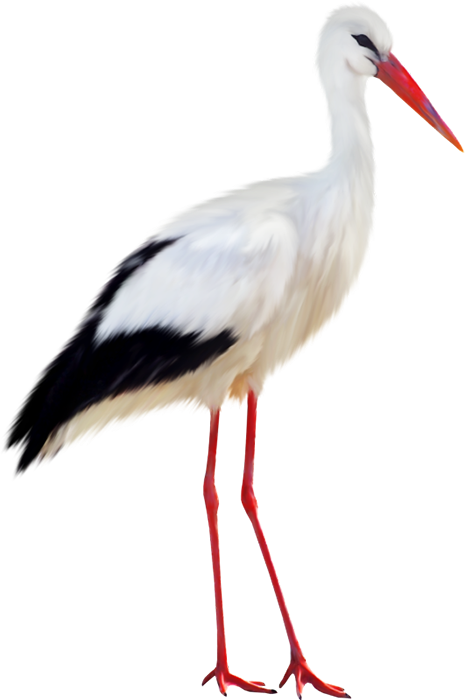
#> input picture images/input/stork.png, 465 x 700 px
$ python ex1.py
#> lines starting #> are read from the running program, lines starting #| are printed output that depends on the picture
from abc import ABC, abstractmethod

from PIL import Image as PILImage


class Dog:
    def __init__(self, name, age):
        self.name = name
        self.__age = age

    def bark(self):
        return f"{self.name} says Woof!"


my_dog = Dog("Buddy", 3)


class Circle:
    pi = 3.14159

    def __init__(self, radius):
        self._radius = radius

    def area(self):
        return Circle.pi * self._radius**2


circle = Circle(5)
print(circle.area())


class Image(ABC):
    def __init__(self, data):
        self._data = data

    @property
    @abstractmethod
    def width(self):
        pass

    @property
    @abstractmethod
    def height(self):
        pass

    @abstractmethod
    def get_pixel(self, x, y):
        pass

    @abstractmethod
    def set_pixel(self, x, y, colour):
        pass


class GreyScaleImage(Image):

    def __init__(self, data):
        super().__init__(data)

    def get_pixel(self, x, y):
        return self._data[y][x]

    def set_pixel(self, x, y, colour):
        self._data[y][x] = colour

    @property
    def width(self):
        return len(self._data)

    @property
    def height(self):
        return len(self._data)


grayscale = GreyScaleImage([])
print(grayscale.width)

image = PILImage.open("../../images/input/stork.png")
#> image is the input picture: PIL image 465x700 RGBA; mean R, G, B, A 154.5, 127.8, 126.9, 55.8

resized_image = image.resize((100, 100))
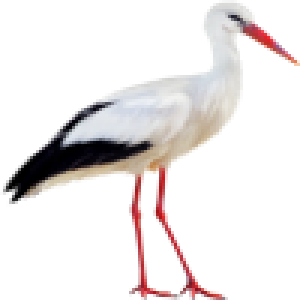
#> resized_image: PIL image 100x100 RGBA (shown 3 times larger); mean R, G, B, A 44, 37.9, 37.4, 56; transparent parts drawn white

rotated_image = image.rotate(45)
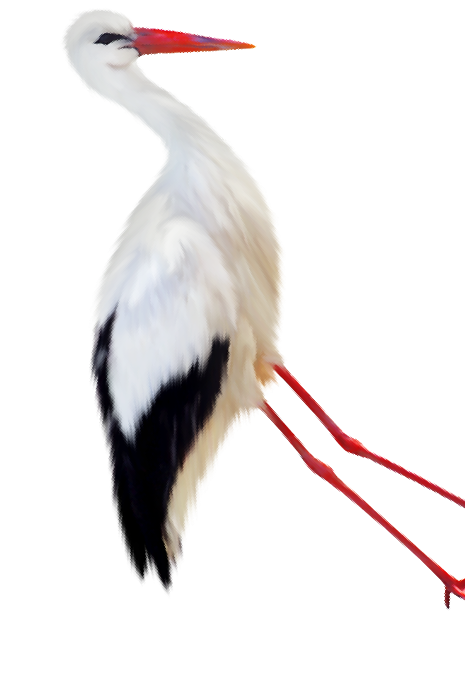
#> rotated_image: PIL image 465x700 RGBA; mean R, G, B, A 116.1, 92, 91.1, 54.4; transparent parts drawn white

rotated_image.save("../../images/output/rotated_stork.png")

print("toto")
